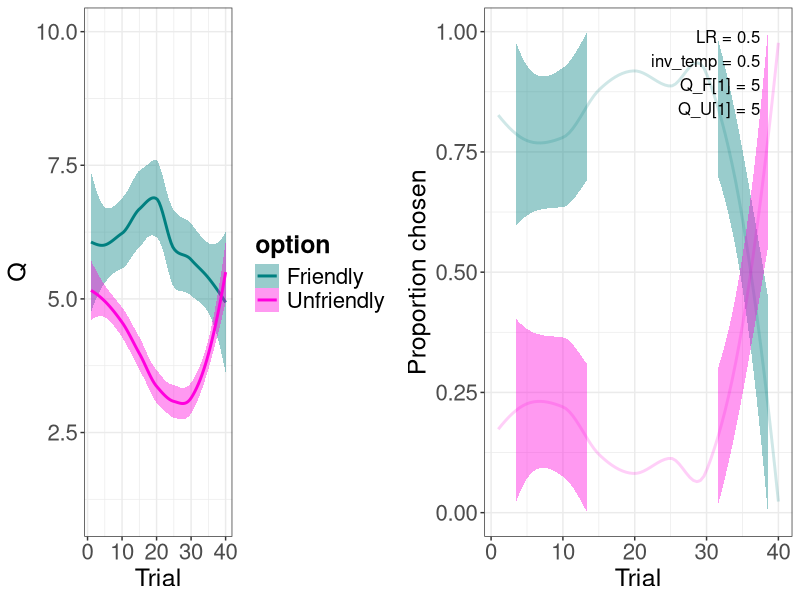
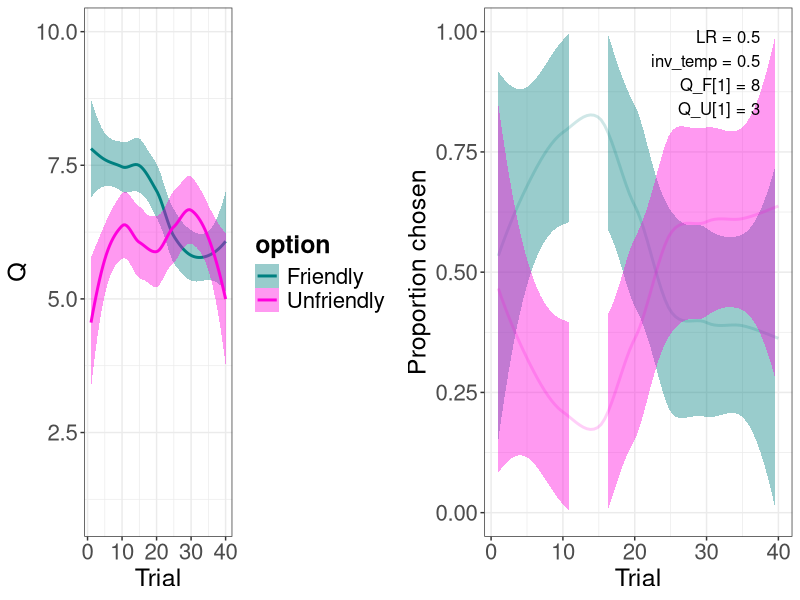
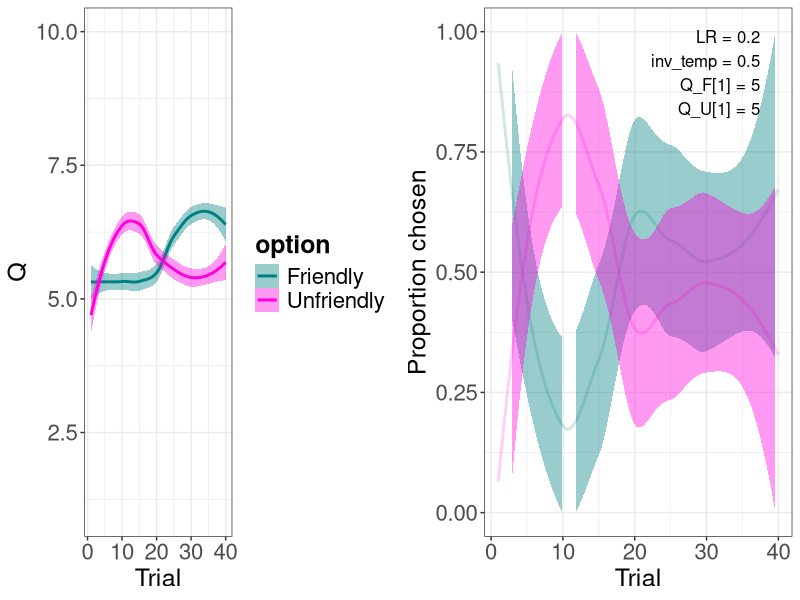
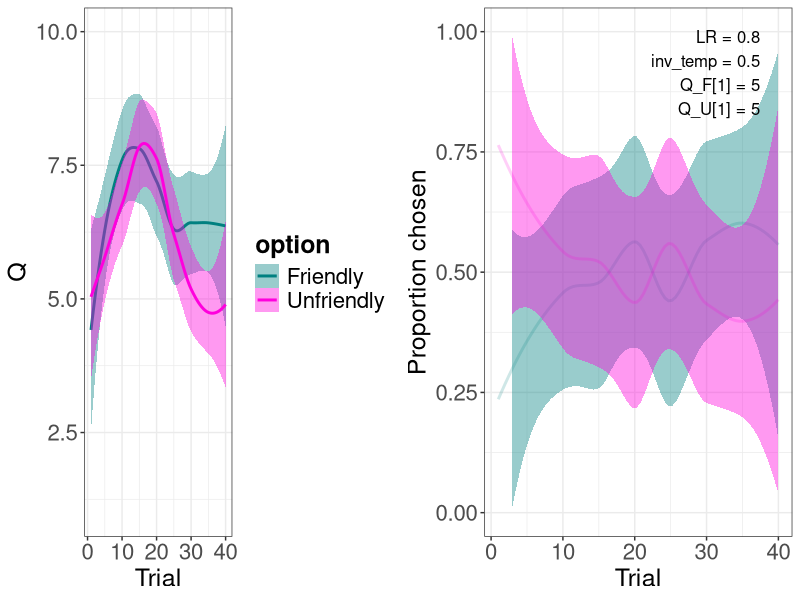
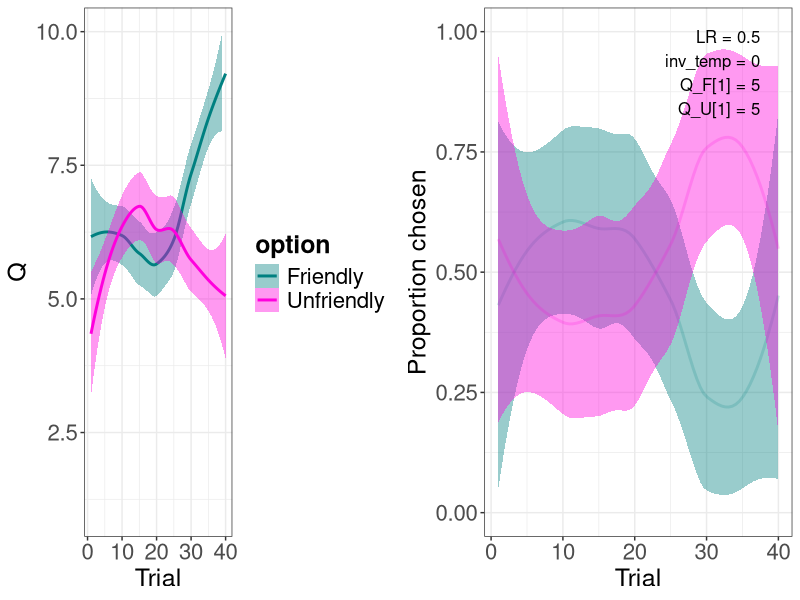
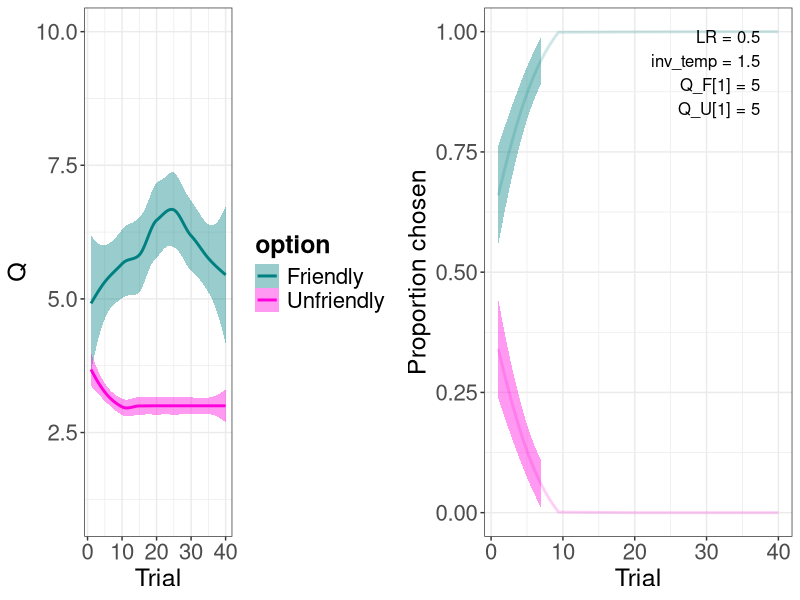
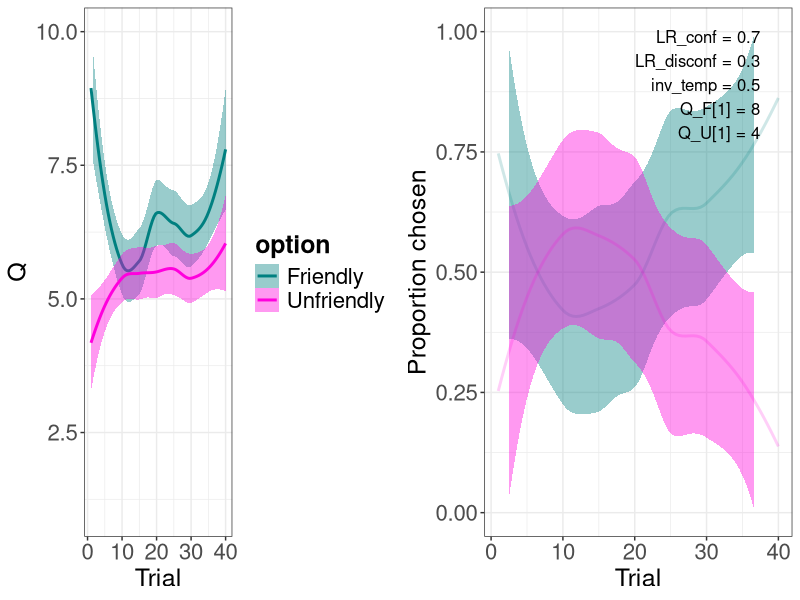
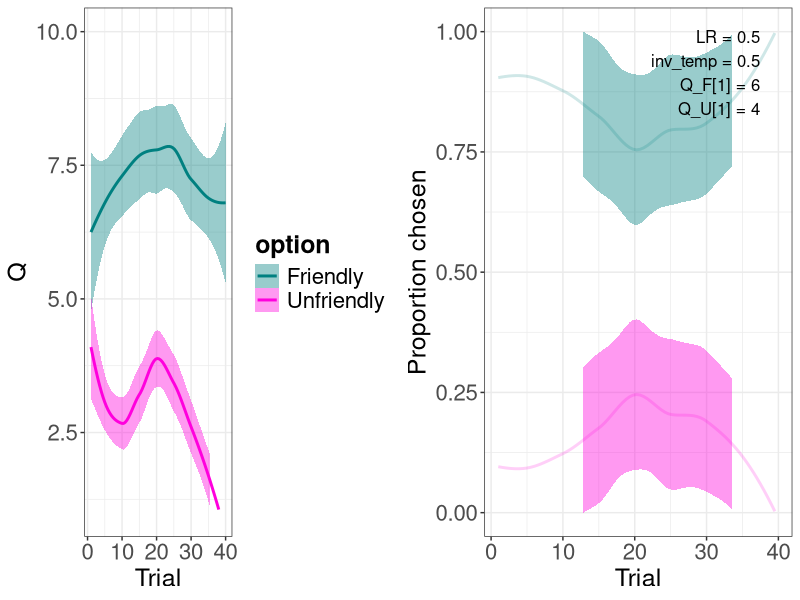

Reproduce these figures in R, in order.
## ---- chunk 1
knitr::knit_hooks$set(purl = knitr::hook_purl)
knitr::opts_chunk$set(echo = TRUE)
knitr::opts_chunk$set(message = FALSE)
knitr::opts_chunk$set(fig.width = 10, fig.height = 4)
## ---- chunk 2
n_participants <- 1
n_trials <- 40
params_std <- c(0.5, 0.5, 5, 5) # LR, inv_temp, Q_F_1, Q_U_1
set.seed(1234)
## ---- chunk 3
library(truncnorm)
mu_R <- 7
sigma_R <- 3
rating <- function() {
  R <- round(rtruncnorm(n = 1, a = 1, b = 10, 
                        mean = mu_R, 
                        sd = sigma_R), 
             0)
  return(R)
}
## ---- chunk 4
run_model <- function(params = params_std) {
  dat <- data.frame()

  for (j in 1:n_participants) {

    # ------ init data frames etc -----
    Q <- data.frame(
      F = rep(NA, n_trials),
      U = rep(NA, n_trials)
    )
    P_F <- c()
    choice <- c()
    R <- c()
    pred_err <- c()

    # ----- initialize parameters -----
    LR <- params[1]
    inv_temp <- params[2]
    Q$F[1] <- params[3]
    Q$U[1] <- params[4]

    # --------- run trials ------------
    for (t in 1:n_trials) {

      # choose
      P_F[t] <- 1 / (1 + exp(-inv_temp * (Q$F[t] - Q$U[t])))
      choice[t] <- if_else(runif(1) < P_F[t],
                          "F",
                          "U")

      # rate
      R[t] <- rating()

      # learn
      pred_err[t] <- R[t] - Q[t, choice[t]]

      if (t < n_trials) {   # no updating Qs in the very last trial
        Q[t+1, choice[t]] <- Q[t, choice[t]] + LR * pred_err[t]

        not_chosen <- colnames(Q[which(colnames(Q) != choice[t])])
        Q[t+1, not_chosen] <- Q[t, not_chosen]
      }
    }

    dat_p <- data.frame(
      participant = rep(j, n_trials),
      trial =       1:n_trials,
      Q_F =         Q$F,
      Q_U =         Q$U,
      P_F =         P_F,
      choice =      choice,
      R =           R,
      pred_err =    pred_err
    )

    dat <- rbind(dat, dat_p)
  }

  return(dat)
}
## ---- chunk 5
library(tidyverse)
my_teal <- "#008080"
my_pink <- "#ff00dd"

my_theme <- theme_bw() +
  theme(plot.title = element_text(size = 20, face = "bold")) +
  theme(axis.text = element_text(size = 16),
        axis.title = element_text(size = 18)) +
  theme(legend.title = element_text(size = 18, face = "bold"),
        legend.text = element_text(size = 16)) +
  theme(strip.text.x = element_text(size = 18, face = "bold"))
## ---- chunk 6
library(grid)
library(gridExtra)

to_long <- function(dat) {
  long_dat <- dat %>%
    pivot_longer(c(Q_F, Q_U), names_prefix = "Q_", names_to = "option", values_to = "Q") %>%
    mutate(option = factor(option),
           choice = factor(choice))

  return(long_dat)
}

plot_Q <- function(dat) {
  p <- ggplot(dat, aes(x = trial,
                      y = Q,
                      color = option)) +
    geom_smooth(aes(fill = option)) +
    ylim(c(1, 10)) +
    labs(x = "Trial") +
    scale_color_manual(values = c(my_teal, my_pink),
                      labels = c("Friendly", "Unfriendly")) +  
    scale_fill_manual(values = c(my_teal, my_pink),
                      labels = c("Friendly", "Unfriendly")) +
    my_theme
  return(p)
}

plot_choice <- function(dat) {
  dat <- dat %>%
    mutate(choice_is_F = if_else(choice == "F", 1, 0),
           choice_is_U = 1 - choice_is_F)
    
  p <- ggplot(dat, aes(x = trial)) +
    geom_smooth(aes(y = choice_is_F),
                color = paste0(my_teal, "30"),
                fill = paste0(my_teal, "30")) +
    geom_smooth(aes(y = choice_is_U),
                color = paste0(my_pink, "30"),
                fill = paste0(my_pink, "30")) +
    ylim(c(0, 1)) +
    labs(x = "Trial",
         y = "Proportion chosen") +
    my_theme
  return(p)
}

annotation_single <- function(params, x = 0.95) {
    text <- paste0("LR = ", params[1],
                  "\ninv_temp = ", params[2],
                  "\nQ_F[1] = ", params[3],
                  "\nQ_U[1] = ", params[4])

    grid.text(text, x = unit(x, "npc"), y = unit(0.95, "npc"), hjust = 1, vjust = 1)
}

annotation_double <- function(params_left, params_right) {
  annotation_single(params_left, 0.45)
  annotation_single(params_right, 0.95)
}
## ---- chunk 7
library(rjson)
model_dat_JSON <- function(params, model_dat) {
  LR <- params[1]
  inv_temp <- params[2]
  initQF <- params[3]
  initQU <- params[4]
  T <- n_trials
  choice <- as.numeric(model_dat$choice == "U") + 1
  R <- model_dat$R
  my_list <- list(LR, inv_temp, initQF, initQU, mu_R, sigma_R, T, choice, R)
  names(my_list) <- c("LR", "inv_temp", "initQF", "initQU", "mu_R", "sigma_R", "T", "choice", "R")
  return(toJSON(my_list))
}
## ---- chunk 8
dat_std <- run_model()
write(model_dat_JSON(params_std, dat_std), "sim_dat.json")
dat_std <- dat_std %>% to_long()
p_left <- plot_Q(dat_std)
p_right <- plot_choice(dat_std)
grid.arrange(p_left, p_right, nrow = 1)
annotation_single(params_std)
## ---- chunk 9
params <- c(0.5, 0.5, 8, 3)
dat <- run_model(params)
write(model_dat_JSON(params, dat), "sim_dat.json")
dat <- dat %>% to_long()
p_left <- plot_Q(dat)
p_right <- plot_choice(dat)
grid.arrange(p_left, p_right, nrow = 1)
annotation_single(params)
## ---- chunk 10
params <- c(0.2, 0.5, 5, 5)
dat <- run_model(params) %>% to_long()
p_left <- plot_Q(dat)
p_right <- plot_choice(dat)
grid.arrange(p_left, p_right, nrow = 1)
annotation_single(params)

params <- c(0.8, 0.5, 5, 5)
dat <- run_model(params) %>% to_long()
p_left <- plot_Q(dat)
p_right <- plot_choice(dat)
grid.arrange(p_left, p_right, nrow = 1)
annotation_single(params)
## ---- chunk 11
params <- c(0.5, 0, 5, 5)
dat <- run_model(params) %>% to_long()
p_left <- plot_Q(dat)
p_right <- plot_choice(dat)
grid.arrange(p_left, p_right, nrow = 1)
annotation_single(params)

params <- c(0.5, 1.5, 5, 5)
dat <- run_model(params) %>% to_long()
p_left <- plot_Q(dat)
p_right <- plot_choice(dat)
grid.arrange(p_left, p_right, nrow = 1)
annotation_single(params)
## ---- chunk 12
threshold <- 2

is_confirm <- function(rating, init_value) {
  return(abs(rating - init_value) <= threshold)
}
## ---- chunk 13
params_std <- c(0.7, 0.3, 0.5, 8, 4) # LR_conf, LR_disconf, inv_temp, Q_F_1, Q_U_1

run_model_dualLR <- function(params = params_std) {
  dat <- data.frame()

  for (j in 1:n_participants) {

    # ------ init data frames etc -----
    Q <- data.frame(
      F = rep(NA, n_trials),
      U = rep(NA, n_trials)
    )
    P_F <- c()
    choice <- c()
    R <- c()
    pred_err <- c()

    # ----- initialize parameters -----
    LR_conf <- params[1]
    LR_disconf <- params[2]
    inv_temp <- params[3]
    Q$F[1] <- params[4]
    Q$U[1] <- params[5]

    # --------- run trials ------------
    for (t in 1:n_trials) {

      # choose
      P_F[t] <- 1 / (1 + exp(-inv_temp * (Q$F[t] - Q$U[t])))
      choice[t] <- if_else(runif(1) < P_F[t],
                          "F",
                          "U")

      # rate
      R[t] <- rating()

      # learn
      pred_err[t] <- R[t] - Q[t, choice[t]]

      # which learning rate?
      LR <- if_else(is_confirm(R[t], Q[1, choice[t]]),
                    LR_conf,
                    LR_disconf)

      if (t < n_trials) {   # no updating Qs in the very last trial
        Q[t+1, choice[t]] <- Q[t, choice[t]] + LR * pred_err[t]

        not_chosen <- colnames(Q[which(colnames(Q) != choice[t])])
        Q[t+1, not_chosen] <- Q[t, not_chosen]
      }
    }

    dat_p <- data.frame(
      participant = rep(j, n_trials),
      trial =       1:n_trials,
      Q_F =         Q$F,
      Q_U =         Q$U,
      P_F =         P_F,
      choice =      choice,
      R =           R,
      pred_err =    pred_err
    )

    dat <- rbind(dat, dat_p)
  }

  return(dat)
}
## ---- chunk 14
annotation_single <- function(params, x = 0.95) {
  text <- paste0("LR_conf = ", params[1],
               "\nLR_disconf = ", params[2], 
               "\ninv_temp = ", params[3],
               "\nQ_F[1] = ", params[4],
               "\nQ_U[1] = ", params[5])

  grid.text(text, x = unit(x, "npc"), y = unit(0.95, "npc"), hjust = 1, vjust = 1)
}
## ---- chunk 15
dat <- run_model_dualLR() %>% to_long()
p_left <- plot_Q(dat)
p_right <- plot_choice(dat)
grid.arrange(p_left, p_right, nrow = 1)
annotation_single(params_std)
## ---- chunk 16
bonus <- 3

rating <- function(init_value_chosen, init_value_not_chosen) {
  R <- round(rtruncnorm(n = 1, a = 1, b = 10, 
                        mean = 5, 
                        sd = 3), 
             0)

  if (init_value_chosen > init_value_not_chosen) {
    bonus_polarity <- 1
  } else if (init_value_chosen < init_value_not_chosen) {
    bonus_polarity <- -1
  } else {
    bonus_polarity <- 0
  }

  R <- R + 
    is_confirm(R, init_value_chosen) * bonus * bonus_polarity
  return(min(R, 10))    # max rating is still 10
}
## ---- chunk 17
run_model <- function(params = params_std) {
  dat <- data.frame()

  for (j in 1:n_participants) {

    # ------ init data frames etc -----
    Q <- data.frame(
      F = rep(NA, n_trials),
      U = rep(NA, n_trials)
    )
    P_F <- c()
    choice <- c()
    R <- c()
    pred_err <- c()

    # ----- initialize parameters -----
    LR <- params[1]
    inv_temp <- params[2]
    Q$F[1] <- params[3]
    Q$U[1] <- params[4]

    # --------- run trials ------------
    for (t in 1:n_trials) {

      # choose
      P_F[t] <- 1 / (1 + exp(-inv_temp * (Q$F[t] - Q$U[t])))
      choice[t] <- if_else(runif(1) < P_F[t],
                          "F",
                          "U")
      not_chosen <- colnames(Q[which(colnames(Q) != choice[t])])

      # rate
      R[t] <- rating(Q[1, choice[t]],
                     Q[1, not_chosen])

      # learn
      pred_err[t] <- R[t] - Q[t, choice[t]]

      if (t < n_trials) {   # no updating Qs in the very last trial
        Q[t+1, choice[t]] <- Q[t, choice[t]] + LR * pred_err[t]

        Q[t+1, not_chosen] <- Q[t, not_chosen]
      }
    }

    dat_p <- data.frame(
      participant = rep(j, n_trials),
      trial =       1:n_trials,
      Q_F =         Q$F,
      Q_U =         Q$U,
      P_F =         P_F,
      choice =      choice,
      R =           R,
      pred_err =    pred_err
    )

    dat <- rbind(dat, dat_p)
  }

  return(dat)
}

annotation_single <- function(params, x = 0.95) {
    text <- paste0("LR = ", params[1],
                  "\ninv_temp = ", params[2],
                  "\nQ_F[1] = ", params[3],
                  "\nQ_U[1] = ", params[4])

    grid.text(text, x = unit(x, "npc"), y = unit(0.95, "npc"), hjust = 1, vjust = 1)
}
## ---- chunk 18
params <- c(0.5, 0.5, 6, 4) # LR, inv_temp, Q_F_1, Q_U_1
dat <- run_model(params) %>% to_long()
p_left <- plot_Q(dat)
p_right <- plot_choice(dat)
grid.arrange(p_left, p_right, nrow = 1)
annotation_single(params)
## ---- chunk 19
rating <- function(init_value) {
  R <- round(rtruncnorm(n = 1, a = 1, b = 10, 
                        mean = init_value, 
                        sd = 3), 
             0)
  return(R)
}
## ---- chunk 20
run_model <- function(params = params_std) {
  dat <- data.frame()

  for (j in 1:n_participants) {

    # ------ init data frames etc -----
    Q <- data.frame(
      F = rep(NA, n_trials),
      U = rep(NA, n_trials)
    )
    P_F <- c()
    choice <- c()
    R <- c()
    pred_err <- c()

    # ----- initialize parameters -----
    LR <- params[1]
    inv_temp <- params[2]
    Q$F[1] <- params[3]
    Q$U[1] <- params[4]

    # --------- run trials ------------
    for (t in 1:n_trials) {

      # choose
      P_F[t] <- 1 / (1 + exp(-inv_temp * (Q$F[t] - Q$U[t])))
      choice[t] <- if_else(runif(1) < P_F[t],
                          "F",
                          "U")

      # rate
      R[t] <- rating(Q[1, choice[t]])

      # learn
      pred_err[t] <- R[t] - Q[t, choice[t]]

      if (t < n_trials) {   # no updating Qs in the very last trial
        Q[t+1, choice[t]] <- Q[t, choice[t]] + LR * pred_err[t]

        not_chosen <- colnames(Q[which(colnames(Q) != choice[t])])
        Q[t+1, not_chosen] <- Q[t, not_chosen]
      }
    }

    dat_p <- data.frame(
      participant = rep(j, n_trials),
      trial =       1:n_trials,
      Q_F =         Q$F,
      Q_U =         Q$U,
      P_F =         P_F,
      choice =      choice,
      R =           R,
      pred_err =    pred_err
    )

    dat <- rbind(dat, dat_p)
  }

  return(dat)
}

annotation_single <- function(params, x = 0.95) {
    text <- paste0("LR = ", params[1],
                  "\ninv_temp = ", params[2],
                  "\nQ_F[1] = ", params[3],
                  "\nQ_U[1] = ", params[4])

    grid.text(text, x = unit(x, "npc"), y = unit(0.95, "npc"), hjust = 1, vjust = 1)
}
## ---- chunk 21
params <- c(0.5, 0.5, 7, 3) # LR, inv_temp, Q_F_1, Q_U_1
dat <- run_model(params) %>% to_long()
p_left <- plot_Q(dat)
p_right <- plot_choice(dat)
grid.arrange(p_left, p_right, nrow = 1)
annotation_single(params)
